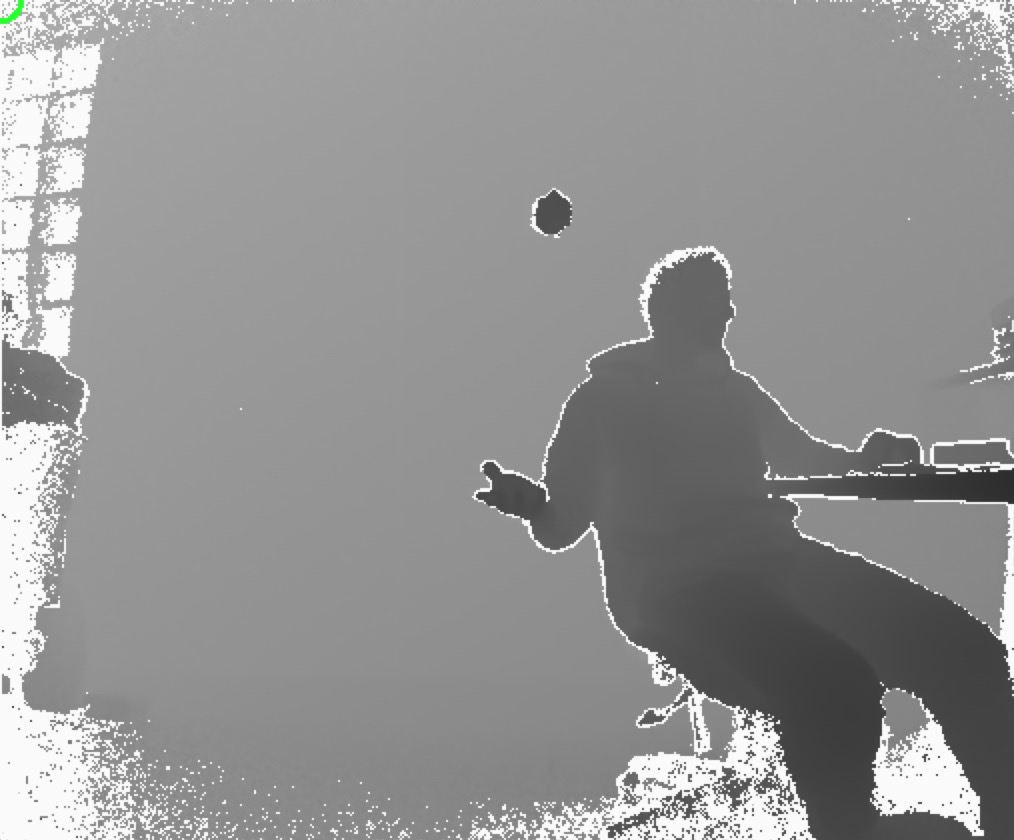
#> input picture stuff.jpg, 1014 x 840 px
$ jupyter execute testingplayground.ipynb   (shell and % lines are left out)
#> lines starting #> are read from the running program, lines starting #| are printed output that depends on the picture
### ballTracker.py
import numpy as np
import cv2
import sys
from pylibfreenect2 import Freenect2, SyncMultiFrameListener
from pylibfreenect2 import FrameType, Registration, Frame
from pylibfreenect2 import createConsoleLogger, setGlobalLogger
from pylibfreenect2 import LoggerLevel

ball_kernel  = np.ones((5,5),np.float32)/25
outer_kernel = np.ones((25,25),np.float32)/(2*25*4-2**2*4)
outer_kernel[2:23,2:23] = 0
greenLower = (29, 86, 6)
greenLower = (29, 126, 86)
greenUpper = (64, 255, 255)


# [85 lines left out: functions SearchForBall, getInitialState, predict_pixel, WeightedProjectileUpdate, getCoordinates, getPixel, not called in this run]

def ballDynamics(xt, dt):
    dt = dt*1e-3
    a = -0.0
    g = -9.8
    x_dot = -(1+a*dt)*xt[3] - g*dt
    y_dot = (1+a*dt)*xt[4] #+ g*dt
    z_dot = (1+a*dt)*xt[5]

    x_dd = -a*xt[3]
    y_dd = a*xt[4] #+ g
    z_dd = a*xt[5]

    xt_dot = np.array([x_dot,y_dot,z_dot,x_dd,y_dd,z_dd])

    return xt_dot

def RungeKutta4(xt, dt):

    k1 = ballDynamics(xt, 0);
    k2 = ballDynamics(xt + k1*dt/2, dt/2)
    k3 = ballDynamics(xt + k2*dt/2, dt/2)
    k4 = ballDynamics(xt + k3*dt, dt)

    xth = xt+dt*(k1+2*k2+2*k3+k4)/6;

    return xth

### testingplayground.ipynb
[cell 1]
import cv2
import numpy as np
from matplotlib import pyplot as plt
from mpl_toolkits.mplot3d import Axes3D

### Load and display original image

[cell 2]
img = cv2.imread('stuff.jpg')
#> img is the input picture: shape (840, 1014, 3); mean B, G, R 147, 147, 147
img = cv2.medianBlur(img,5)
cimg = cv2.cvtColor(img, cv2.COLOR_BGR2GRAY)

circles = cv2.HoughCircles(cimg,cv2.HOUGH_GRADIENT,1,20,param1=50,param2=30,minRadius=0,maxRadius=0)
#> circles = 677 rows, first 8: [508.5, 345.5, 485.9], [485.5, 355.5, 483.7], [439.5, 534.5, 397.2], [533.5, 331.5, 505.5], [442.5, 394.5, 441.1], [408.5, 541.5, 368.2], [419.5, 569.5, 375.6], [482.5, 314.5, 518.1]

circles = np.uint16(np.around(circles))
#> circles = 677 rows, first 8: [508, 346, 486], [486, 356, 484], [440, 534, 397], [534, 332, 506], [442, 394, 441], [408, 542, 368], [420, 570, 376], [482, 314, 518]
for i in circles[0,:]:
    print(i)
    # draw the outer circle
    cv2.circle(img,(i[0],i[1]),i[2],(0,255,0),2)
#> this loop made 677 passes
#| [508 346 486]
#| [486 356 484]
#| [440 534 397]
#| [534 332 506]
#| [442 394 441]
#| [408 542 368]
#| [420 570 376]
#| [482 314 518]
#> (further printed lines are left out)
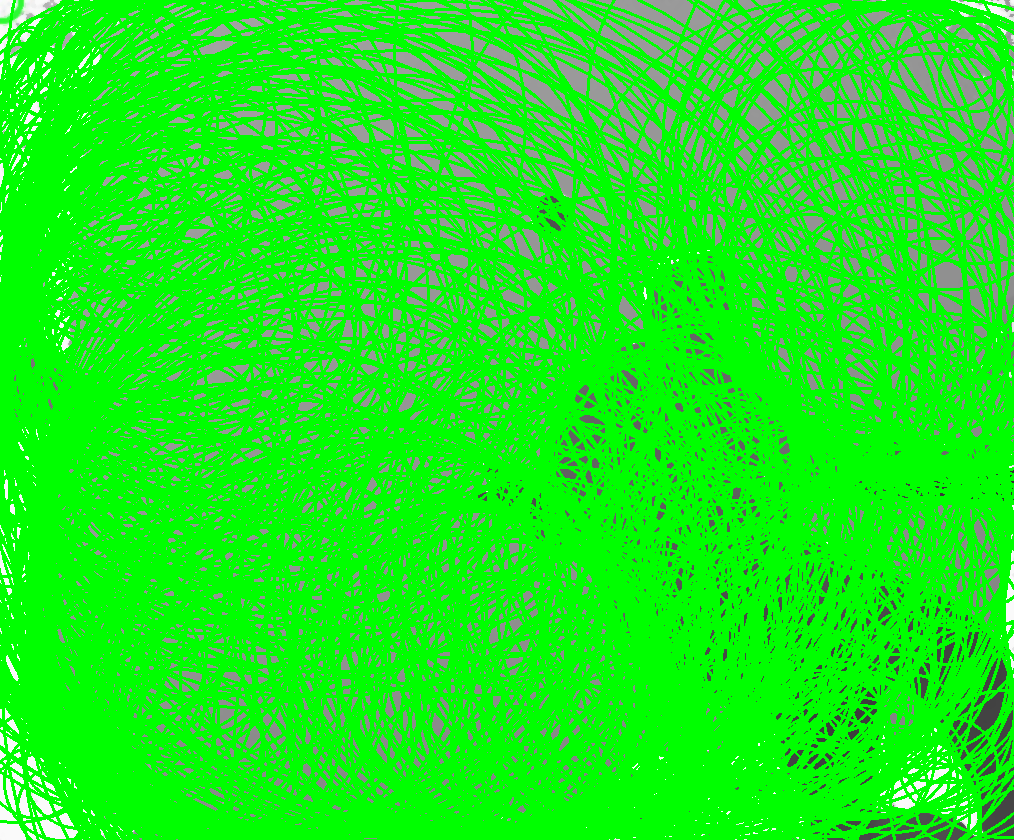
#> img: shape (840, 1014, 3); mean B, G, R 28.4, 234.3, 28.4
    # draw the center of the circle
    #cv2.circle(img,(i[0],i[1]),2,(0,0,255),3)
plt.imshow(img)

[cell 3]
tuple(circles[0,0])
#> Out = (508, 346, 486)

# TEST KALMAN PREDICTION

[cell 4]
from ballTracker import *
xt = np.array([0,0,0,10,10,5])

[cell 5]
xs = np.array([xt])
for i in range(0,20):
    xs = np.append(xs,[RungeKutta4(xs[i,:],1/10)],axis=0)


fig = plt.figure()
ax = fig.add_subplot(111, projection='3d')
#plt.plot3(xs[:,0],xs[:,1], xs[:,2])
ax.scatter(xs[:,0],xs[:,2], xs[:,1])
ax.set_xlabel('X Label')
ax.set_ylabel('Z Label')
ax.set_zlabel('Y Label')

plt.show()
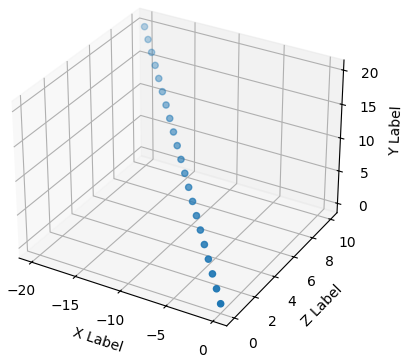
#> figure drawn by matplotlib, 1 panel
